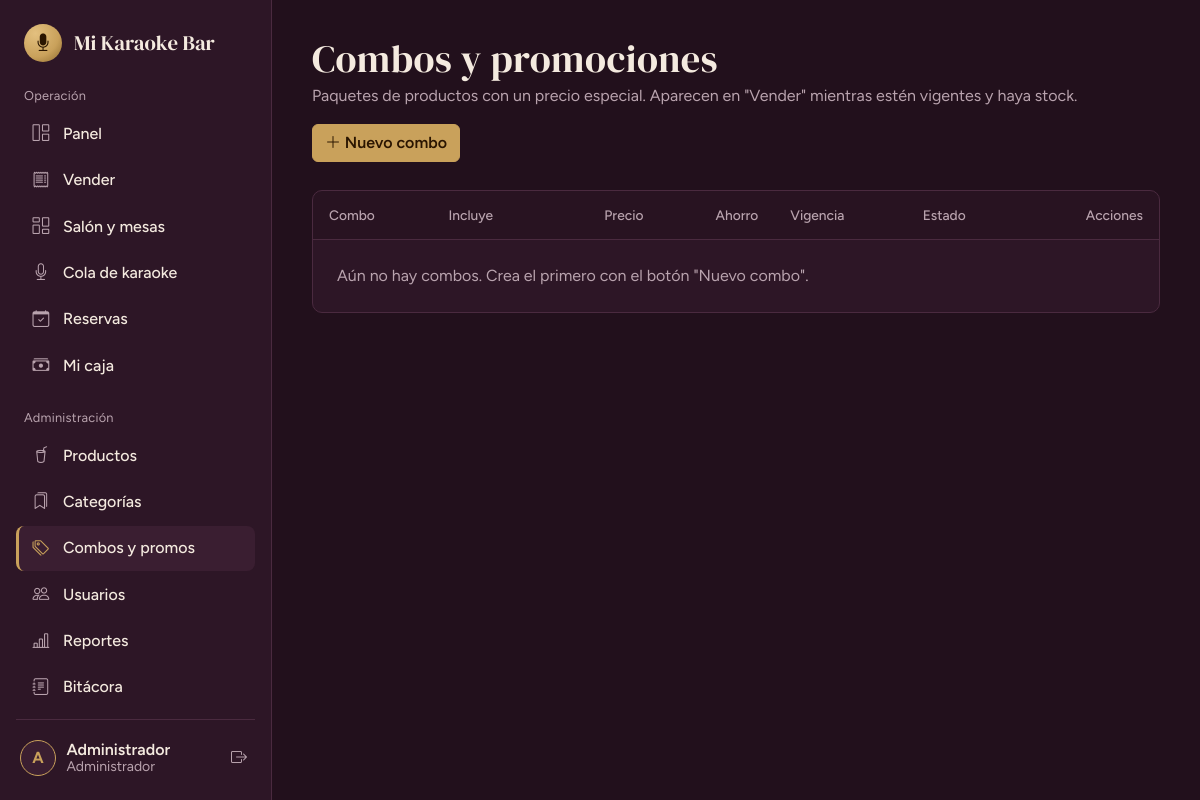
Before: /combos (signed in) with the older database file.
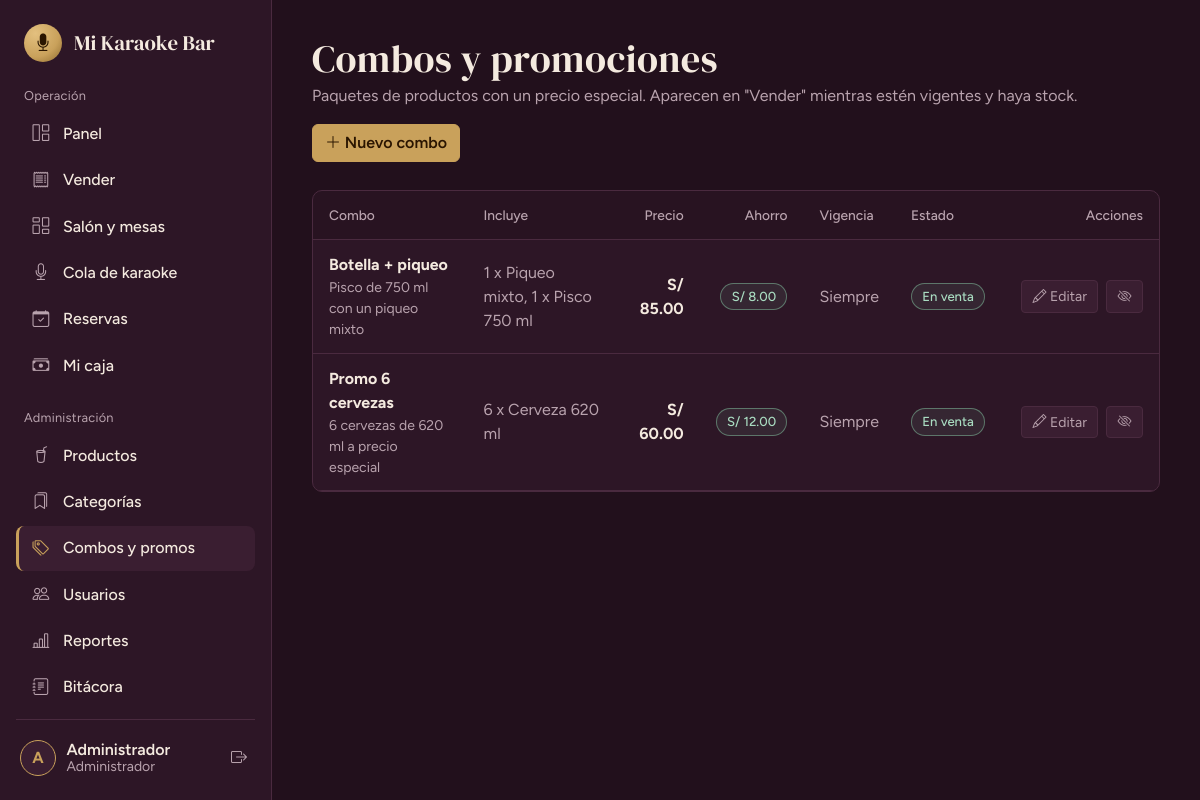
After: the same page with the newer database file.
### tables this page shows
CREATE TABLE IF NOT EXISTS usuarios (
  id          INT UNSIGNED PRIMARY KEY AUTO_INCREMENT,
  rol_id      TINYINT UNSIGNED NOT NULL,
  nombre      VARCHAR(100) NOT NULL,
  usuario     VARCHAR(50)  NOT NULL UNIQUE,
  password    VARCHAR(255) NOT NULL,            
  telefono    VARCHAR(20)  NULL,
  estado      TINYINT(1) NOT NULL DEFAULT 1,    
  ultimo_login DATETIME NULL,
  created_at  TIMESTAMP NOT NULL DEFAULT CURRENT_TIMESTAMP,
  CONSTRAINT fk_usuarios_rol FOREIGN KEY (rol_id) REFERENCES roles(id)
);

CREATE TABLE IF NOT EXISTS combos (
  id           INT UNSIGNED PRIMARY KEY AUTO_INCREMENT,
  nombre       VARCHAR(120) NOT NULL,
  descripcion  VARCHAR(255) NULL,
  precio       DECIMAL(10,2) NOT NULL,
  vigente_desde DATE NULL,
  vigente_hasta DATE NULL,
  estado       TINYINT(1) NOT NULL DEFAULT 1
);

### app/core/Controller.php (called while the page is built, shortened)
<?php
abstract class Controller
{
    protected function view(string $view, array $data = [], string $layout = 'main'): void
    {
        extract($data, EXTR_SKIP);
        require APP_PATH . "/views/$view.php";
        $content = ob_get_clean();
        require APP_PATH . "/views/layouts/$layout.php";
    }
    protected function requireAuth(array $roles = []): void
    {
        Auth::refresh();
    }
}

### app/controllers/CombosController.php (called while the page is built, shortened)
<?php
class CombosController extends Controller
{
    public function __construct()
    {
        $this->requireAuth(['admin']);
    }
    public function index(): void
    {
        $this->view('combos/index', ['title' => 'Combos y promociones', 'combos' => Combo::todos(), 'resumenes' => Combo::resumenes()]);
    }
}

### app/core/Router.php (called while the page is built, shortened)
<?php
class Router
{
    public function dispatch(): void
    {
        try {
            $url   = trim((string) ($_GET['url'] ?? ''), '/');
            $parts = $url === '' ? [] : explode('/', $url);
            $c = strtolower($parts[0]);
            $m = $parts[1] ?? ($c === 'auth' ? 'login' : 'index');
            $params = array_slice($parts, 2);
            $obj = new $class();
            $ref = new ReflectionMethod($obj, $m);
            $ref->invokeArgs($obj, $params);
        } catch (AppException $e) {
            (new ErrorController())->show500($e->getMessage());
        } catch (Throwable $e) {
            error_log((string) $e);
            (new ErrorController())->show500(APP_ENV === 'development' ? $e->getMessage() : null);
        }
    }
}

### public/index.php (called while the page is built, shortened)
<?php
require APP_PATH . '/config/config.php';
spl_autoload_register(function (string $class): void {
    foreach (['core', 'controllers', 'models'] as $dir) {
        $file = APP_PATH . "/$dir/$class.php";
        if (is_file($file)) { require $file; return; }
    }
});
require APP_PATH . '/core/helpers.php';
(new Router())->dispatch();

### app/core/helpers.php (called while the page is built, shortened)
<?php
function e(mixed $v): string { return htmlspecialchars((string) $v, ENT_QUOTES | ENT_SUBSTITUTE, 'UTF-8'); }
function url(string $path = ''): string { return BASE_URL . '/' . ltrim($path, '/'); }
function asset(string $path): string
{
    $file = ROOT_PATH . '/public/' . ltrim($path, '/');
    return url($path) . '?v=' . (is_file($file) ? filemtime($file) : 1);
}
function money(float|int|string|null $n): string { return 'S/ ' . number_format((float) $n, 2); }

### app/core/Database.php (called while the page is built, shortened)
<?php
class Database
{
    private static ?PDO $pdo = null;
    public static function pdo(): PDO
    {
        if (self::$pdo === null) {
            try {
                $dsn = 'mysql:host=' . DB_HOST . ';dbname=' . DB_NAME . ';charset=utf8mb4';
                self::$pdo = new PDO($dsn, DB_USER, DB_PASS, [
                    PDO::ATTR_ERRMODE            => PDO::ERRMODE_EXCEPTION,
                    PDO::ATTR_DEFAULT_FETCH_MODE => PDO::FETCH_ASSOC,
                    PDO::ATTR_EMULATE_PREPARES   => false,
                ]);
                self::$pdo->exec("SET time_zone = '-05:00'");
            } catch (PDOException $e) {
                error_log('DB connect: ' . $e->getMessage());
                throw new AppException('No se pudo conectar a la base de datos. Revisa que MySQL esté encendido en XAMPP y que hayas importado karaoke_bar.sql.');
            }
        }
        return self::$pdo;
    }
    public static function all(string $sql, array $params = []): array
    {
        $st = self::pdo()->prepare($sql);
        $st->execute($params);
        return $st->fetchAll();
    }
    public static function one(string $sql, array $params = []): ?array
    {
        $st = self::pdo()->prepare($sql);
        $st->execute($params);
        $row = $st->fetch();
        return $row === false ? null : $row;
    }
}

### app/models/Config.php (called while the page is built, shortened)
<?php
class Config
{
    private static ?array $cache = null;
    public static function get(string $clave, string $default = ''): string
    {
        if (self::$cache === null) {
            try {
                self::$cache = array_column(Database::all('SELECT clave, valor FROM configuracion'), 'valor', 'clave');
            } catch (Throwable $e) {
                self::$cache = [];
            }
        }
        return self::$cache[$clave] ?? $default;
    }
}

### app/config/menu.php (called while the page is built)
<?php
return [
  ['grupo' => 'Operación', 'items' => [
    ['label' => 'Panel',            'icon' => 'bi-grid-1x2',      'route' => 'dashboard', 'roles' => ['admin','cajero'], 'ready' => true],
    ['label' => 'Vender',           'icon' => 'bi-receipt',       'route' => 'ventas',    'roles' => ['admin','cajero'], 'ready' => true],
    ['label' => 'Salón y mesas',    'icon' => 'bi-columns-gap',   'route' => 'mesas',     'roles' => ['admin','cajero'], 'ready' => true],
    ['label' => 'Cola de karaoke',  'icon' => 'bi-mic',           'route' => 'cola',      'roles' => ['admin','cajero'], 'ready' => true],
    ['label' => 'Reservas',         'icon' => 'bi-calendar-check','route' => 'reservas',  'roles' => ['admin','cajero'], 'ready' => true],
    ['label' => 'Mi caja',          'icon' => 'bi-cash-stack',    'route' => 'caja',      'roles' => ['admin','cajero'], 'ready' => true],
  ]],
  ['grupo' => 'Administración', 'items' => [
    ['label' => 'Productos',        'icon' => 'bi-cup-straw',     'route' => 'productos', 'roles' => ['admin'], 'ready' => true],
    ['label' => 'Categorías',       'icon' => 'bi-bookmarks',     'route' => 'categorias','roles' => ['admin'], 'ready' => true],
    ['label' => 'Combos y promos',  'icon' => 'bi-tags',          'route' => 'combos',    'roles' => ['admin'], 'ready' => true],
    ['label' => 'Usuarios',         'icon' => 'bi-people',        'route' => 'usuarios',  'roles' => ['admin'], 'ready' => true],
    ['label' => 'Reportes',         'icon' => 'bi-bar-chart-line','route' => 'reportes',  'roles' => ['admin'], 'ready' => true],
    ['label' => 'Bitácora',         'icon' => 'bi-journal-text',  'route' => 'bitacora',  'roles' => ['admin'], 'ready' => true],
    ['label' => 'Configuración',    'icon' => 'bi-gear',          'route' => 'configuracion', 'roles' => ['admin'], 'ready' => true],
  ]],
];

### app/core/Auth.php (called while the page is built, shortened)
<?php
class Auth
{
    public static function user(): ?array { return $_SESSION['user'] ?? null; }
    public static function id(): int { return (int) ($_SESSION['user']['id'] ?? 0); }
    public static function role(): string { return (string) ($_SESSION['user']['rol'] ?? ''); }
    public static function is(string ...$roles): bool { return in_array(self::role(), $roles, true); }
    public static function refresh(): void
    {
        $u = Usuario::buscarPorId(self::id());
    }
}

### app/models/Usuario.php (called while the page is built, shortened)
<?php
class Usuario
{
    public static function buscarPorId(int $id): ?array
    {
        return Database::one(
            'SELECT u.*, r.nombre AS rol FROM usuarios u JOIN roles r ON r.id = u.rol_id WHERE u.id = ? LIMIT 1',
            [$id]
        );
    }
}

### app/models/Combo.php (called while the page is built, shortened)
<?php
class Combo
{
    public static function todos(): array
    {
        return Database::all(
            'SELECT c.*,
                    (SELECT COALESCE(SUM(p.precio * cp.cantidad), 0) FROM combo_productos cp JOIN productos p ON p.id = cp.producto_id WHERE cp.combo_id = c.id) AS precio_normal
               FROM combos c ORDER BY c.estado DESC, c.nombre'
        );
    }
}

### app/views/combos/index.php (the view, shortened to what this page needs)
<header class="page-head page-head--actions">
  <div>
    <h1>Combos y promociones</h1>
    <p>Paquetes de productos con un precio especial. Aparecen en "Vender" mientras estén vigentes y haya stock.</p>
  </div>
  <a class="btn btn-brass" href="<?= url('combos/crear') ?>"><i class="bi bi-plus-lg"></i> Nuevo combo</a>
</header>
<section class="panel panel--flush">
  <div class="table-responsive">
    <table class="table table-app align-middle mb-0">
      <thead><tr><th>Combo</th><th>Incluye</th><th class="text-end">Precio</th><th class="text-end">Ahorro</th><th>Vigencia</th><th>Estado</th><th class="text-end">Acciones</th></tr></thead>
      <tbody>
      <?php foreach ($combos as $c):
          $ahorro = (float) $c['precio_normal'] - (float) $c['precio'];
          $hoy = date('Y-m-d');
          $vencido = $c['vigente_hasta'] && $c['vigente_hasta'] < $hoy;
          $futuro  = $c['vigente_desde'] && $c['vigente_desde'] > $hoy; ?>
        <tr class="<?= (int) $c['estado'] ? '' : 'is-off' ?>">
          <td><strong><?= e($c['nombre']) ?></strong><?php if ($c['descripcion']): ?><small class="d-block text-secondary"><?= e($c['descripcion']) ?></small><?php endif; ?></td>
          <td class="text-secondary"><?= e($resumenes[$c['id']] ?? '-') ?></td>
          <td class="text-end"><strong><?= e(money($c['precio'])) ?></strong></td>
          <td class="text-end"><?= $ahorro > 0.004 ? '<span class="badge-soft badge-soft--ok">' . e(money($ahorro)) . '</span>' : '-' ?></td>
          <td class="text-secondary">
            <?php if (!$c['vigente_desde'] && !$c['vigente_hasta']): ?>Siempre
            <?php else: ?><?= $c['vigente_desde'] ? 'Desde ' . e(date('d/m/Y', strtotime($c['vigente_desde']))) : '' ?> <?= $c['vigente_hasta'] ? 'hasta ' . e(date('d/m/Y', strtotime($c['vigente_hasta']))) : '' ?><?php endif; ?>
          </td>
          <td>
            <?php if (!(int) $c['estado']): ?><span class="badge-soft badge-soft--off">Desactivado</span>
            <?php elseif ($vencido): ?><span class="badge-soft badge-soft--danger">Vencido</span>
            <?php elseif ($futuro): ?><span class="badge-soft badge-soft--brass">Aún no empieza</span>
            <?php else: ?><span class="badge-soft badge-soft--ok">En venta</span><?php endif; ?>
          </td>
          <td class="text-end actions">
            <a class="btn btn-sm btn-outline-field" href="<?= url('combos/editar/' . (int) $c['id']) ?>"><i class="bi bi-pencil"></i> Editar</a>
            <form method="post" action="<?= url('combos/estado/' . (int) $c['id']) ?>" class="d-inline"
                  data-confirm="<?= (int) $c['estado'] ? '¿Desactivar ' . e($c['nombre']) . '?' : '¿Activar ' . e($c['nombre']) . '?' ?>" data-confirm-button="Sí, continuar">
              <button class="btn btn-sm btn-outline-field" type="submit" title="<?= (int) $c['estado'] ? 'Desactivar' : 'Activar' ?>"><i class="bi bi-<?= (int) $c['estado'] ? 'eye-slash' : 'eye' ?>"></i></button>
            </form>
          </td>
        </tr>
      <?php endforeach; ?>
      </tbody>
    </table>
  </div>
  <?php if (!$combos): ?><p class="empty m-4">Aún no hay combos. Crea el primero con el botón "Nuevo combo".</p><?php endif; ?>
</section>

### app/views/layouts/main.php (shortened to what this page needs)
<?php
$menu  = require APP_PATH . '/config/menu.php';
$user  = Auth::user();
$local = Config::get('nombre_local', 'Karaoke Bar');
$inicial = mb_strtoupper(mb_substr($user['nombre'] ?? '?', 0, 1));
?>
<!doctype html>
<html lang="es" data-bs-theme="dark">
<head>
  <?php include APP_PATH . '/views/layouts/_head.php'; ?>
</head>
<body>
<div class="shell">
  <aside class="sidebar offcanvas-lg offcanvas-start" tabindex="-1" id="sidebar" aria-label="Menú principal">
    <div class="sidebar__brand">
      <span class="brand-mark"><i class="bi bi-mic-fill"></i></span>
      <span class="brand-name"><?= e($local) ?></span>
    </div>
    <nav class="sidebar__nav">
      <?php foreach ($menu as $grupo):
          $items = array_filter($grupo['items'], fn($i) => in_array(Auth::role(), $i['roles'], true));
          if (!$items) continue; ?>
        <p class="nav-group"><?= e($grupo['grupo']) ?></p>
        <?php foreach ($items as $i):
            $activo = Router::$controller === $i['route']; ?>
          <?php if ($i['ready']): ?>
            <a class="nav-item-link<?= $activo ? ' is-active' : '' ?>" href="<?= url($i['route']) ?>"<?= $activo ? ' aria-current="page"' : '' ?>>
              <i class="bi <?= e($i['icon']) ?>"></i><span><?= e($i['label']) ?></span>
            </a>
          <?php else: ?>
            <span class="nav-item-link is-soon" aria-disabled="true">
              <i class="bi <?= e($i['icon']) ?>"></i><span><?= e($i['label']) ?></span><small>Pronto</small>
            </span>
          <?php endif; ?>
        <?php endforeach; ?>
      <?php endforeach; ?>
    </nav>
    <div class="sidebar__user">
      <a class="user-chip" href="<?= url('perfil') ?>" title="Mi perfil">
        <span class="avatar"><?= e($inicial) ?></span>
        <span class="user-chip__text">
          <strong><?= e($user['nombre']) ?></strong>
          <small><?= Auth::is('admin') ? 'Administrador' : 'Cajero' ?></small>
        </span>
      </a>
      <form method="post" action="<?= url('auth/logout') ?>" data-confirm="¿Cerrar sesión?" data-confirm-button="Sí, salir">
        <button class="btn btn-icon" type="submit" title="Cerrar sesión" aria-label="Cerrar sesión"><i class="bi bi-box-arrow-right"></i></button>
      </form>
    </div>
  </aside>
  <main class="content">
    <?= $content ?>
  </main>
</div>
</body>
</html>

### app/views/layouts/_head.php (shortened to what this page needs)
<link href="https://cdn.jsdelivr.net/npm/bootstrap@5.3.3/dist/css/bootstrap.min.css" rel="stylesheet">
<link href="https://cdn.jsdelivr.net/npm/bootstrap-icons@1.11.3/font/bootstrap-icons.min.css" rel="stylesheet">
<link href="<?= asset('assets/css/app.css') ?>" rel="stylesheet">

Changed rows visible on the page:
added combos: nombre "Botella + piqueo", descripcion "Pisco de 750 ml con un piqueo mixto", id "1 x Piqueo mixto, 1 x Pisco 750 ml", precio "S/ 85.00", ahorro "S/ 8.00", shows "Siempre", estado "En venta"
added combos: nombre "Promo 6 cervezas", descripcion "6 cervezas de 620 ml a precio especial", id "6 x Cerveza 620 ml", precio "S/ 60.00", ahorro "S/ 12.00", shows "Siempre", estado "En venta"
Other visible differences:
text no longer shown: "Aún no hay combos. Crea el primero con el botón \"Nuevo combo\"."
